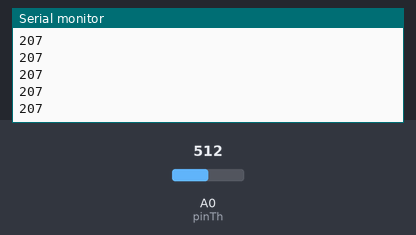
The sketch below on a simulated Arduino Uno, built with avr-gcc and run on an emulated ATmega328P. Shown: the last lines printed to the serial monitor. Inputs (shaded band) come from the test bench; at power-on: A0 (pinTh) = 512.

Above: at 1.2 s.
1.3 s: A0 (pinTh) set to 716
At 1.56 s:
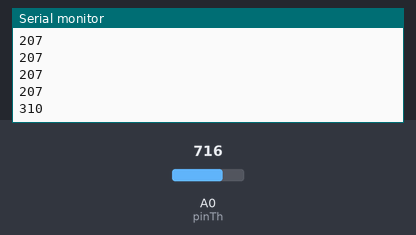
2.8 s: A0 (pinTh) set to 900
At 2.96 s:
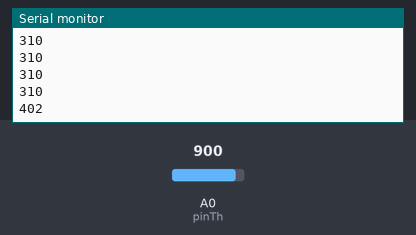
Timing chart, 0 to 5.8 s (numbered marks = the images above; inputs shaded):
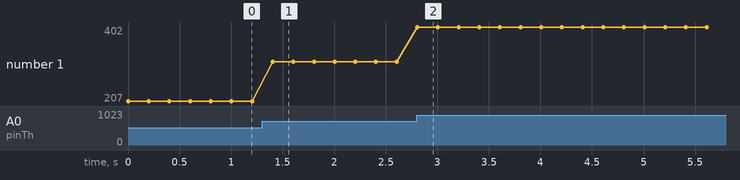

Measured:
- after the input at 1.3 s, the serial monitor: prints a new line after 0.10 s (image 1)
- after the input at 2.8 s, the serial monitor: prints a new line at once (image 2)
- plotted number 1: 207 → 310 after the input at 1.3 s, 310 → 402 after the input at 2.8 s

The sketch:

Projet27.ino
```cpp
int pinTh = A0;
int valeur, t, tmp;

void setup()
{
    Serial.begin(9600);
}

void loop()
{
    valeur = analogRead(pinTh);
    t = map(valeur, 0, 1023, 0, 5000);
    tmp = map(t, 0, 1700, -50, 125);
    Serial.println(tmp);
    delay(200);
}
```
